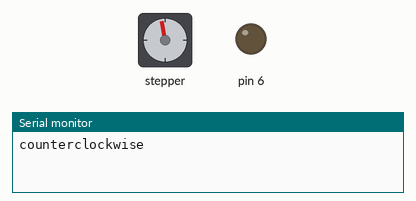
A sketch run on a simulated Arduino Uno, built with avr-gcc and run on an emulated ATmega328P. On the bench: stepper motor, output pins drawn as LEDs (lit = HIGH), the last lines printed to the serial monitor. Stepper angles assume 500 steps per turn.

Above: at 0.15 s.
At 10.4 s:
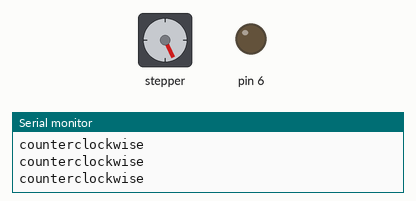
At 20.01 s:
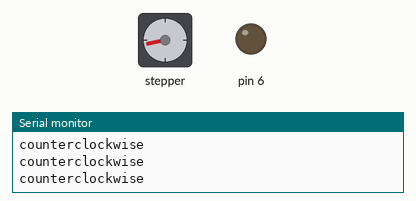
At 39.56 s:
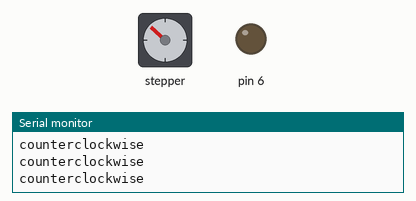
Timing chart, 0 to 40.0 s (numbered marks = the images above):
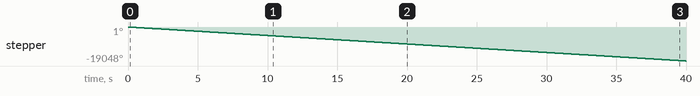

The sketch:

lower.ino
```cpp
#include <Stepper.h>

const int stepsPerRevolution = 500;  // change this to fit the number of steps per revolution
// for your motor

// initialize the stepper library on pins 8 through 11:
Stepper myStepper(stepsPerRevolution, 8, 9, 10, 11);
int a=0,b=0;
void setup() {
  pinMode(7,INPUT);
  pinMode(6,OUTPUT);
  // set the speed at 60 rpm:
  myStepper.setSpeed(80);
  // initialize the serial port:
  Serial.begin(9600);
}

void loop() {
  // step one revolution  in one direction:
//a=digitalRead(7);
//if (a==1)
//{
  //Serial.println("clockwise");
  //myStepper.step(stepsPerRevolution);
 // delay(500);
//}
//if (a==0)
//{
//   step one revolution in the other direction:
  Serial.println("counterclockwise");
  myStepper.step(-stepsPerRevolution);
 // delay(500);
//}
}
```

Measured:
- by itself, stepper: keeps turning counter-clockwise at about 476°/s
